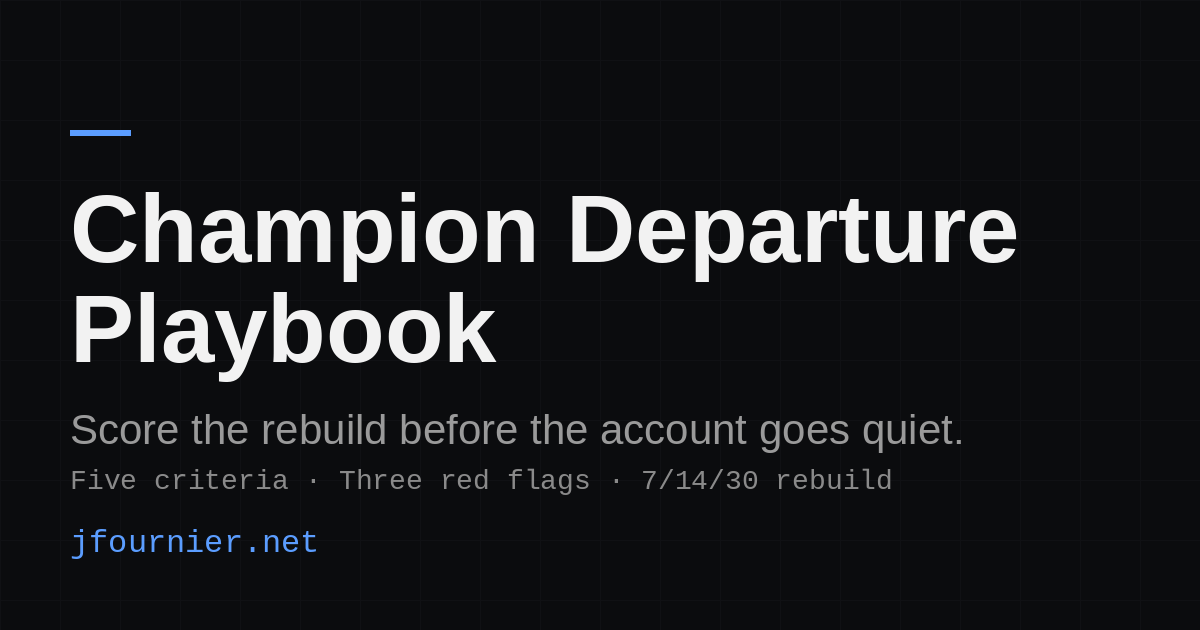
#> input picture tools/champion-departure-playbook/og-card.png, 1200 x 630 px, found by its file name
$ python make-og-card.py
#> lines starting #> are read from the running program, lines starting #| are printed output that depends on the picture
#!/usr/bin/env python3
"""Per-tool OG card for the Champion Departure Playbook.
Mirrors the site og-card.png layout (dark bg, subtle grid, steel-blue accent)
but headlines the tool name instead of Justin's name.
Output: tools/champion-departure-playbook/og-card.png (1200x630).
"""
from PIL import Image, ImageDraw, ImageFont

SRC = "/home/hatch/workspace/jfournier-site/og-card.png"
OUT = "/home/hatch/workspace/jfournier-site/tools/champion-departure-playbook/og-card.png"

W, H = 1200, 630
ACCENT = (0x5B, 0x9D, 0xFF)   # #5b9dff
WHITE = (0xF2, 0xF2, 0xF2)
GRAY = (0x9A, 0x9A, 0x9A)
MONO_GRAY = (0x8A, 0x8A, 0x8A)

# Sample the exact background and grid colors from the site card.
src = Image.open(SRC).convert("RGB")
#> src is the input picture: PIL image 1200x630 RGB; mean R, G, B 25.1, 26.1, 28.2
bg = src.getpixel((10, 10))
#> bg = (11, 12, 14)
print("bg:", "#%02x%02x%02x" % bg)
#| bg: #0b0c0e
# Grid line: scan a row for a pixel slightly lighter than bg.
grid = bg
#> grid = (11, 12, 14)
for x in range(0, W, 1):
    px = src.getpixel((x, 300))
    if px != bg and px[0] > bg[0]:
        grid = px
        break
#> this loop made 1 pass
#> grid on pass 1: (16, 17, 20)
print("grid sample:", "#%02x%02x%02x" % grid)
#| grid sample: #101114

img = Image.new("RGB", (W, H), bg)
d = ImageDraw.Draw(img)

# Subtle grid, same spacing as the site card (60px).
for x in range(0, W, 60):
    d.line([(x, 0), (x, H)], fill=grid, width=1)
for y in range(0, H, 60):
    d.line([(0, y), (W, y)], fill=grid, width=1)

SANS_BOLD = "/usr/share/fonts/truetype/liberation/LiberationSans-Bold.ttf"
SANS = "/usr/share/fonts/truetype/liberation/LiberationSans-Regular.ttf"
MONO = "/usr/share/fonts/truetype/liberation/LiberationMono-Regular.ttf"

X = 70
# Steel-blue rule, same as the site card.
d.rectangle([X, 130, X + 60, 135], fill=ACCENT)

# Headline, two lines. Shrink until the longest line fits.
HEAD_LINES = ["Champion Departure", "Playbook"]
size = 96
while size > 48:
    f_head = ImageFont.truetype(SANS_BOLD, size)
    widest = max(d.textlength(ln, font=f_head) for ln in HEAD_LINES)
    if widest <= W - X - 70:
        break
    size -= 4
#> this loop made 1 pass
#> widest on pass 1: 949.5
#> after the loop, size = 96
print("headline size:", size)
#| headline size: 96
d.text((X, 175), HEAD_LINES[0], font=f_head, fill=WHITE)
d.text((X, 275), HEAD_LINES[1], font=f_head, fill=WHITE)

# Subtitle.
f_sub = ImageFont.truetype(SANS, 42)
d.text((X, 405), "Score the rebuild before the account goes quiet.", font=f_sub, fill=GRAY)

# Mono detail line.
f_mono = ImageFont.truetype(MONO, 28)
d.text((X, 465), "Six criteria · Three red flags · 7/14/30 rebuild", font=f_mono, fill=MONO_GRAY)

# Site mark, steel-blue mono, same as the site card.
f_mark = ImageFont.truetype(MONO, 32)
d.text((X, 525), "jfournier.net", font=f_mark, fill=ACCENT)

img.save(OUT)
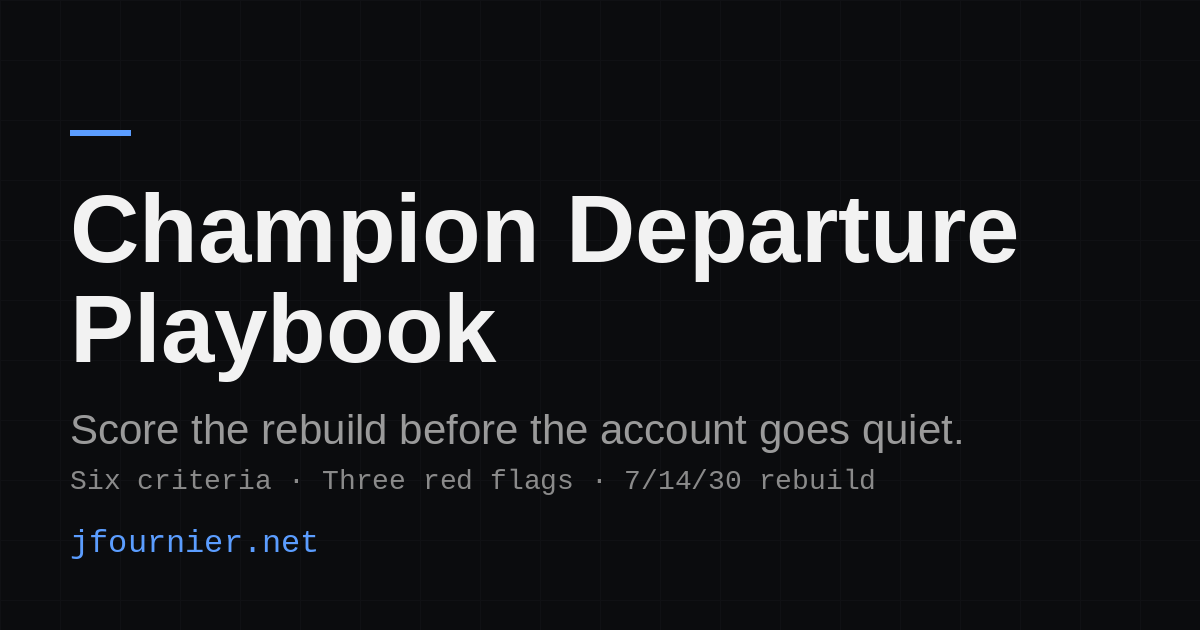
#> saved as og-card.png: PIL image 1200x630 RGB; mean R, G, B 25, 26.1, 28.2
print("saved", OUT)
